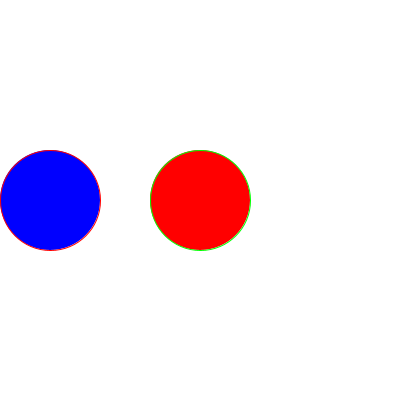
Frame 1 (no input)
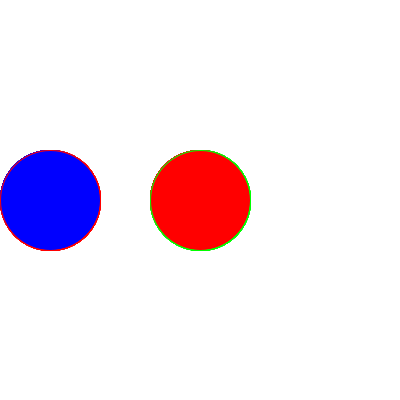
Frame 60 (the mouse pressed at the canvas centre just before this capture)
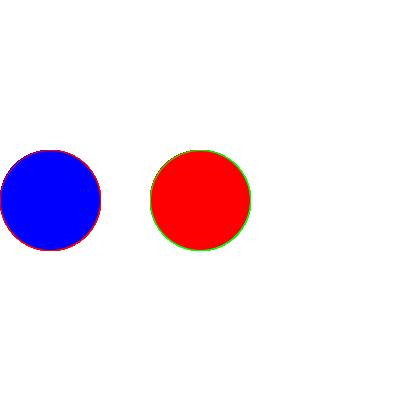
Frame 120 (the mouse held since frame 60 and released just before this capture)

The Processing sketch that drew these frames (run headless with seeded random() and noise(); from frame 60 on, the mouse is pressed at the canvas centre):

// Processing sketch: Lab1_BS2_Colors
// ── Lab1_BS2_Colors.pde
//Kreatives programmieren S25 DMP 
//Martinez
//Lab1. BacktoBasics. Beispiel 2: Colors
color r = color(255,0,0);
color g = color(0,255,0);
color b = color(0,0,255);

color white = #FFFFFF;
color black = #000000;

void setup () {
  size(400, 400);
  background(white);
}

void draw () {
  fill(r);
  stroke(g);
  circle(200,200,100);
  fill(b);
  stroke(r);
  circle(50,200,100);

}
